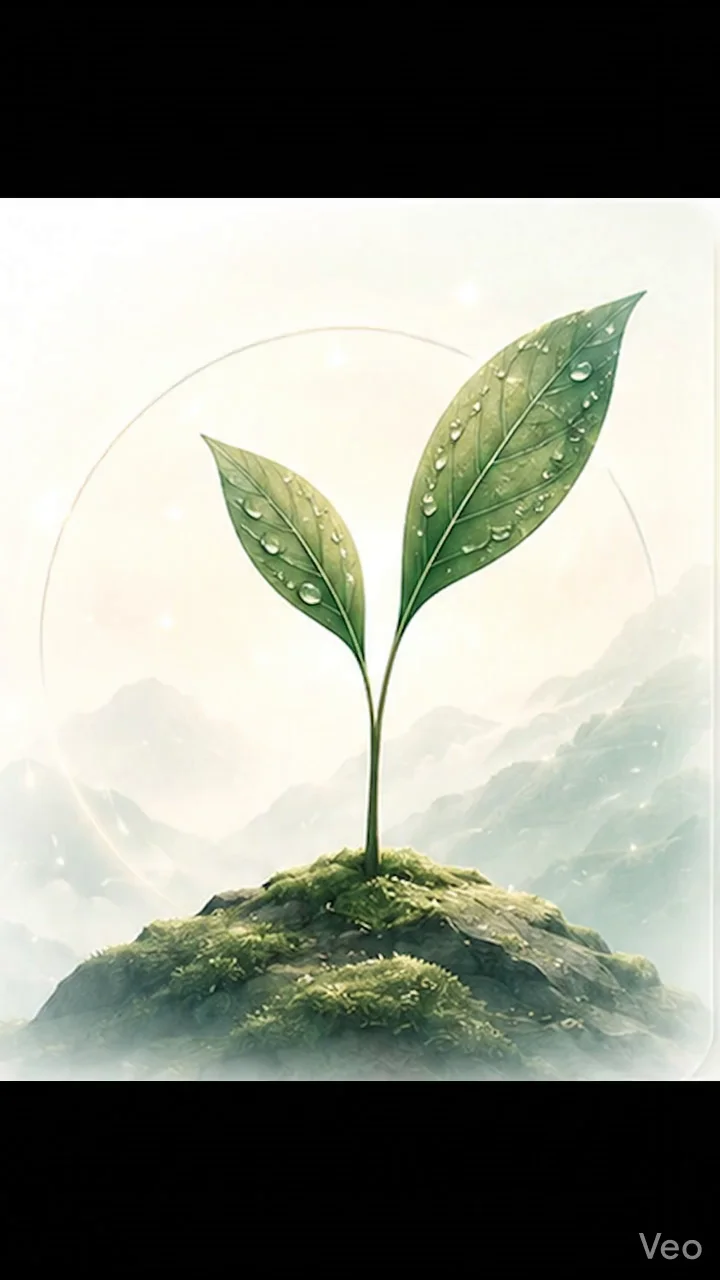
#> input picture Plant Video/growth_stages/stage_1.webp, 720 x 1280 px; its folder holds 4 pictures in this run
$ python crop_images.py
#> lines starting #> are read from the running program, lines starting #| are printed output that depends on the picture
import cv2
import os
import glob

# 1. Define folders
input_folder = "growth_stages"
output_folder = "growth_stages_cropped"

os.makedirs(output_folder, exist_ok=True)

# 2. Find all 100 WebP images
image_files = glob.glob(os.path.join(input_folder, "*.webp"))
print(f"Found {len(image_files)} images to crop...")

for file in image_files:
    # Read the image
    img = cv2.imread(file)
#> img is the input picture: shape (1280, 720, 3); mean B, G, R 137.5, 148.8, 145.5
    if img is None:
        continue

    # Get the current dimensions
    height, width = img.shape[:2]
#> height = 1280; width = 720

    # ==========================================
    # 3. YOUR EXACT CROP MEASUREMENTS
    # ==========================================
    y1 = 198               # Cuts exactly 198 pixels off the top
    y2 = height - 199      # Cuts exactly 199 pixels off the bottom
#> y2 = 1081
    x1 = 0                 # No cut on the left
    x2 = width             # No cut on the right
#> x2 = 720

    # Apply the crop
    cropped_img = img[y1:y2, x1:x2]
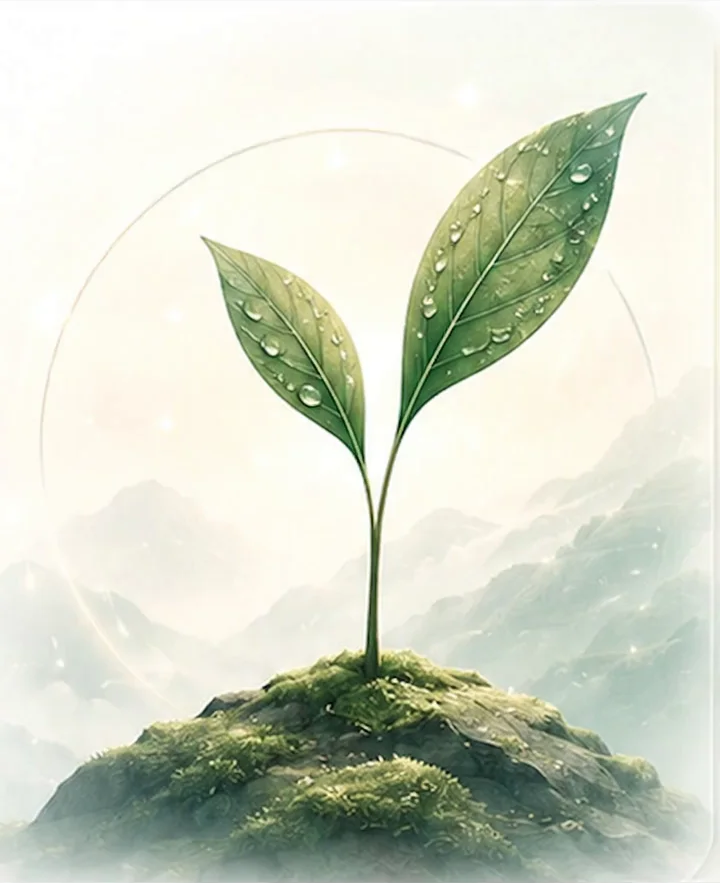
#> cropped_img: shape (883, 720, 3); mean B, G, R 198.9, 215.3, 210.5

    # 4. Save the new cropped image
    filename = os.path.basename(file)
    output_path = os.path.join(output_folder, filename)

    # Save as WebP keeping the 85% optimization
    cv2.imwrite(output_path, cropped_img, [cv2.IMWRITE_WEBP_QUALITY, 85])
    print(f"Perfectly cropped and saved: {filename}")
#> pass 2 of the loop `for file in image_files:`:
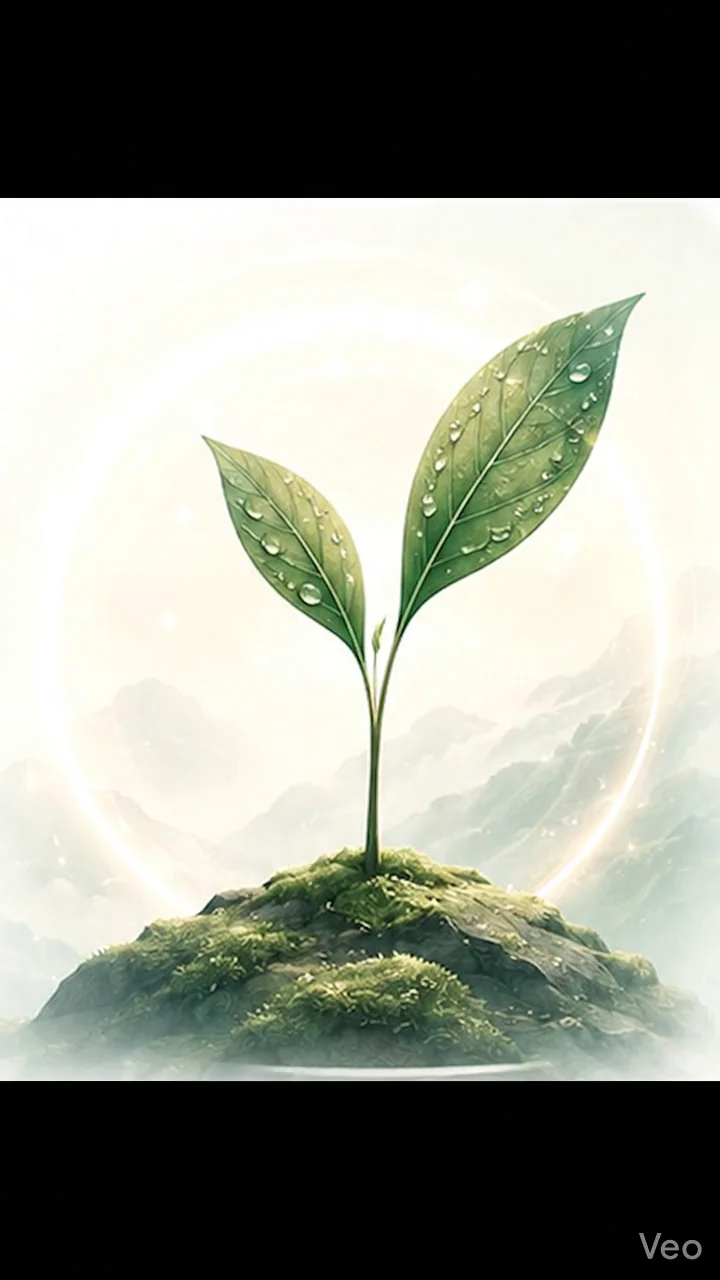
#> input picture Plant Video/growth_stages/stage_10.webp, 720 x 1280 px
#> img is the input picture: shape (1280, 720, 3); mean B, G, R 139.5, 150.9, 147.8
#> `cropped_img = img[y1:y2, x1:x2]`:
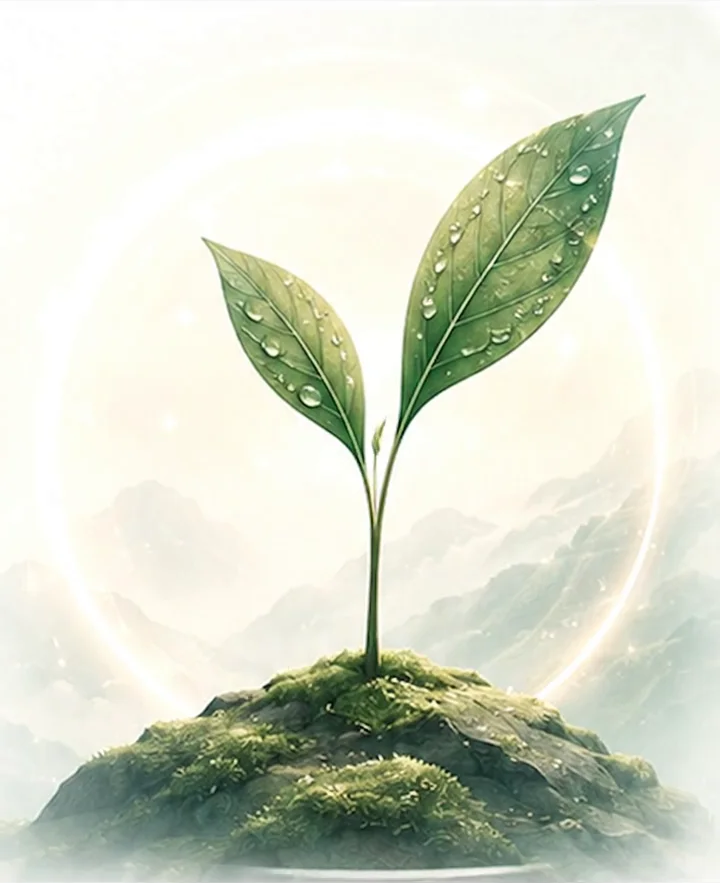
#> cropped_img: shape (883, 720, 3); mean B, G, R 201.8, 218.3, 213.8
#> pass 3 of the loop `for file in image_files:`:
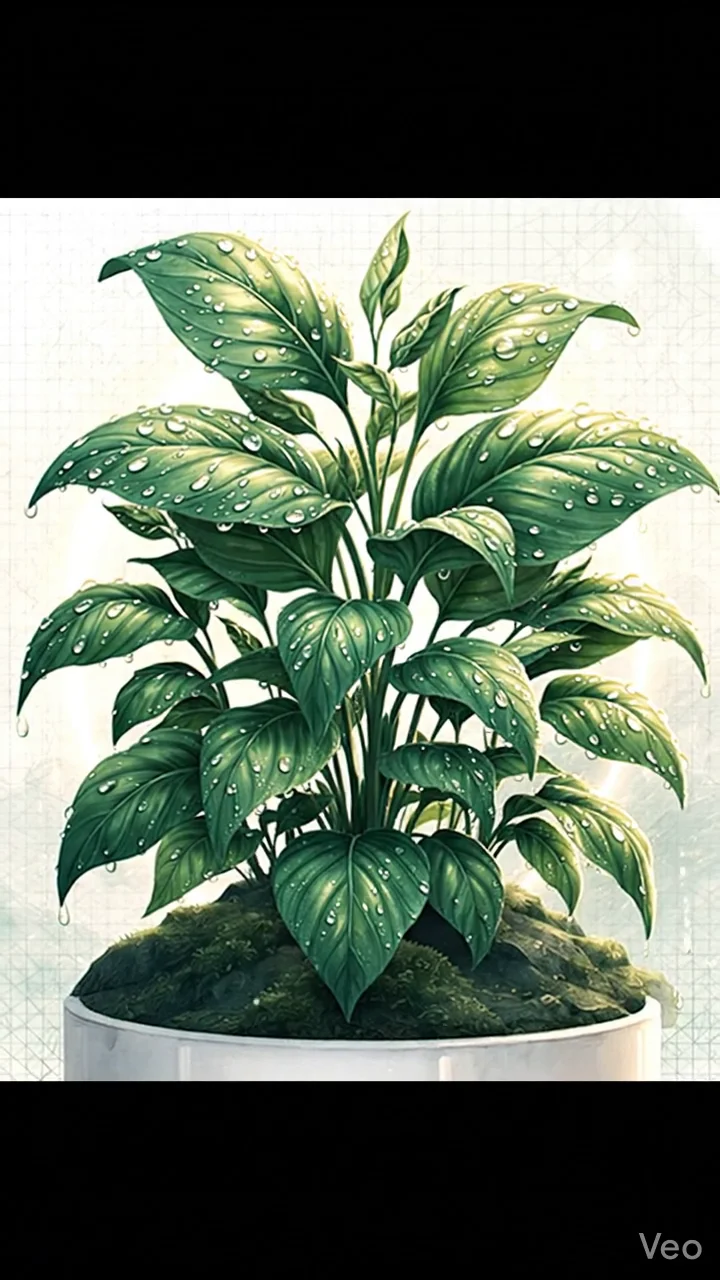
#> input picture Plant Video/growth_stages/stage_100.webp, 720 x 1280 px
#> img is the input picture: shape (1280, 720, 3); mean B, G, R 100.6, 116.3, 103.4
#> `cropped_img = img[y1:y2, x1:x2]`:
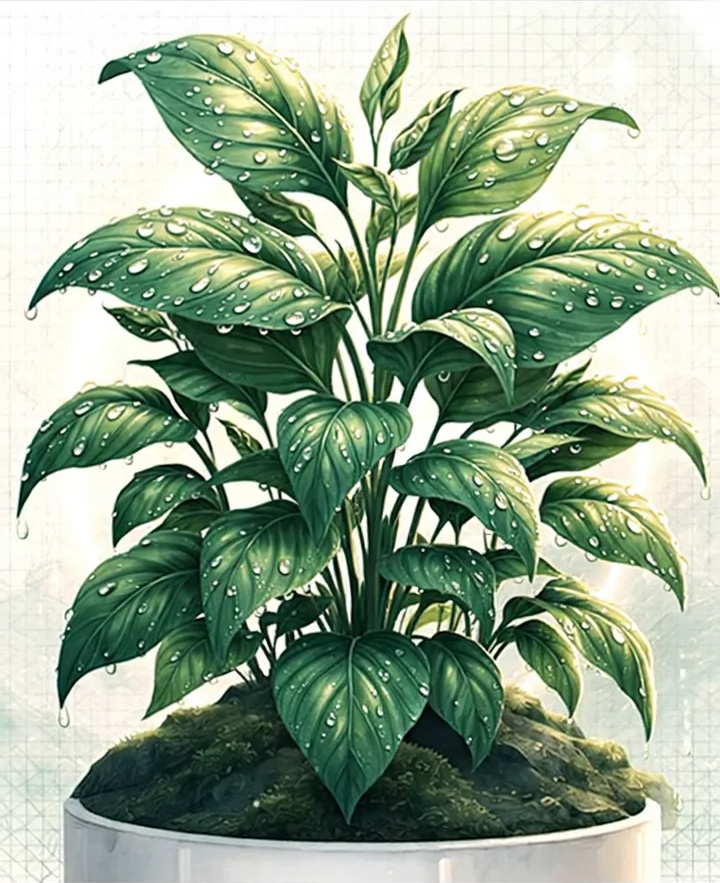
#> cropped_img: shape (883, 720, 3); mean B, G, R 145.3, 168.2, 149.5
#> the loop made 4 passes; the first 3 are shown

print("\nSuccess! All 100 images have been cropped to your exact specifications.")
